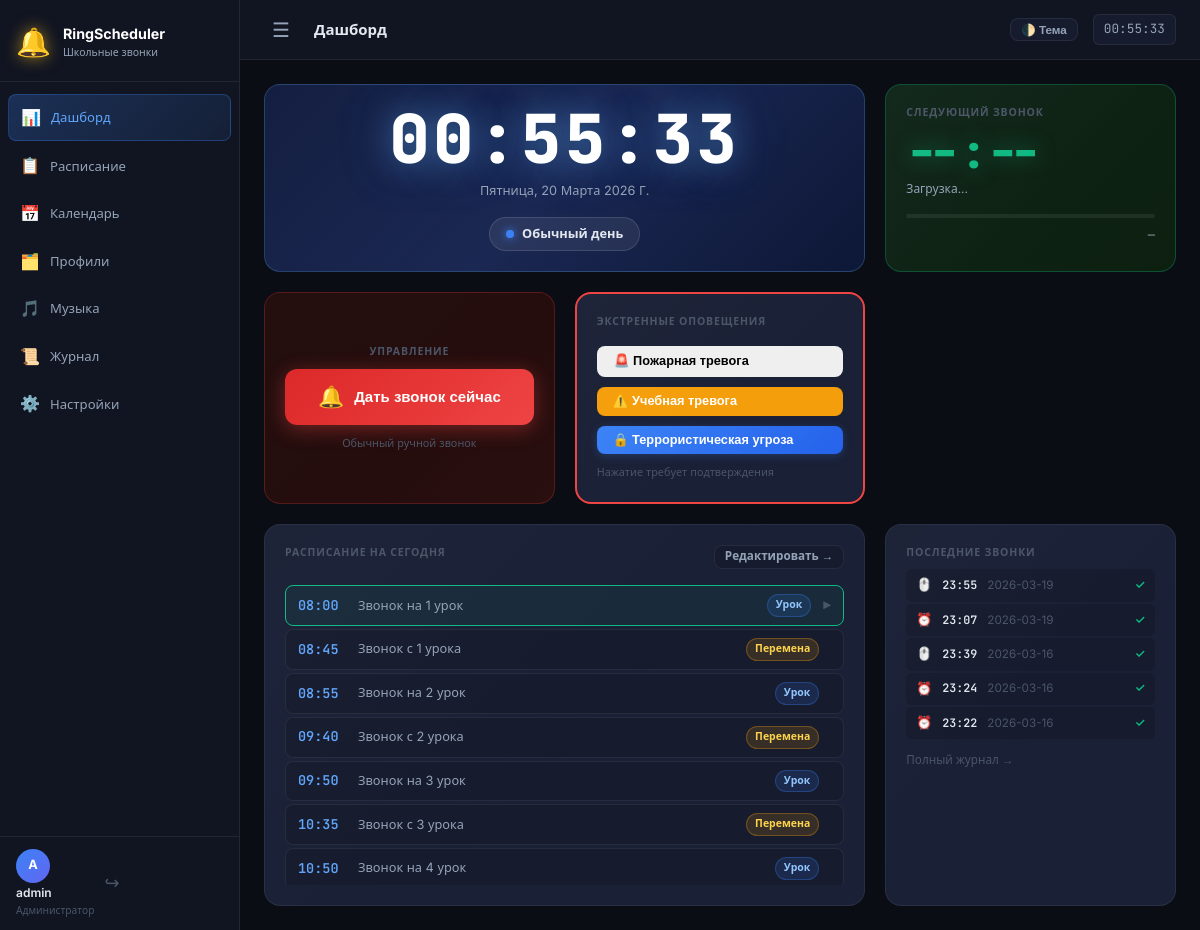
The page / (signed in) on the database its author committed.
### tables this page shows
CREATE TABLE users (
            id INTEGER PRIMARY KEY AUTOINCREMENT,
            username TEXT UNIQUE NOT NULL,
            password_hash TEXT NOT NULL,
            is_admin INTEGER NOT NULL DEFAULT 0
        );

CREATE TABLE profiles (
            id INTEGER PRIMARY KEY AUTOINCREMENT,
            name TEXT UNIQUE NOT NULL,
            description TEXT DEFAULT '',
            color TEXT DEFAULT '#3b82f6',
            is_active INTEGER NOT NULL DEFAULT 0
        );

CREATE TABLE bells (
            id INTEGER PRIMARY KEY AUTOINCREMENT,
            profile_id INTEGER NOT NULL,
            hour INTEGER NOT NULL,
            minute INTEGER NOT NULL,
            label TEXT DEFAULT '',
            sound_file TEXT DEFAULT '',
            duration INTEGER DEFAULT 5,
            bell_type TEXT DEFAULT 'lesson',
            enabled INTEGER NOT NULL DEFAULT 1,
            FOREIGN KEY (profile_id) REFERENCES profiles(id) ON DELETE CASCADE
        );

CREATE TABLE ring_log (
            id INTEGER PRIMARY KEY AUTOINCREMENT,
            profile_id INTEGER,
            bell_id INTEGER,
            triggered_at TEXT NOT NULL,
            trigger_type TEXT DEFAULT 'auto',
            success INTEGER DEFAULT 1,
            notes TEXT DEFAULT ''
        );

### app.py (the view)
    @app.route("/")
    @login_required
    def dashboard():
        state = sched.get_state()
        profile = db.get_profile_for_today()
        bells = db.list_bells(profile["id"]) if profile else []
        log = db.get_ring_log(20)
        return render_template(
            "dashboard.html",
            state=state,
            profile=profile,
            bells=bells,
            ring_log=log,
        )

### auth.py (called while the page is built)
def login_required(f):
    @functools.wraps(f)
    def decorated(*args, **kwargs):
        if SESSION_KEY not in session:
            return redirect(url_for("auth.login", next=request.path))
        user = db.get_user_by_id(session[SESSION_KEY])
        if not user:
            session.clear()
            return redirect(url_for("auth.login"))
        g.user = user
        return f(*args, **kwargs)
    return decorated

### database.py (called while the page is built)
def get_db():
    conn = sqlite3.connect(DB_PATH)
    conn.row_factory = sqlite3.Row
    conn.execute("PRAGMA journal_mode=WAL")
    conn.execute("PRAGMA foreign_keys=ON")
    return conn

def get_user_by_id(uid):
    conn = get_db()
    row = conn.execute("SELECT * FROM users WHERE id = ?", (uid,)).fetchone()
    conn.close()
    return dict(row) if row else None

def list_bells(profile_id):
    conn = get_db()
    rows = conn.execute(
        "SELECT * FROM bells WHERE profile_id = ? ORDER BY hour, minute",
        (profile_id,)
    ).fetchall()
    conn.close()
    return [dict(r) for r in rows]

def get_ring_log(limit=50):
    conn = get_db()
    rows = conn.execute(
        "SELECT * FROM ring_log ORDER BY id DESC LIMIT ?", (limit,)
    ).fetchall()
    conn.close()
    return [dict(r) for r in rows]

### scheduler.py (called while the page is built)
def get_state() -> dict:
    return dict(_state)

### templates/dashboard.html (shortened to what this page needs)
{% extends "base.html" %}
{% block page_title %}Дашборд{% endblock %}
{% block content %}
<div class="dashboard-grid">
    <div class="card card-clock">
        <div class="clock-display">
            <div class="clock-time" id="clockTime">--:--:--</div>
            <div class="clock-date" id="clockDate"></div>
        </div>
        <div class="clock-meta">
            <div class="profile-badge" id="profileBadge" style="--profile-color: {{ profile.color if profile else '#3b82f6' }}">
                <span class="badge-dot"></span>
                <span id="profileName">{{ profile.name if profile else 'Нет профиля' }}</span>
            </div>
        </div>
    </div>
    <div class="card card-next-bell" id="nextBellCard">
        <div class="card-label">Следующий звонок</div>
        <div class="next-bell-time" id="nextBellTime">--:--</div>
        <div class="next-bell-label" id="nextBellLabel">Загрузка...</div>
        <div class="next-bell-countdown">
            <div class="countdown-bar-wrap">
            </div>
            <div class="countdown-text" id="countdownText">—</div>
        </div>
    </div>
    <div class="card card-ring-now">
        <div class="card-label">Управление</div>
        <button class="btn-ring-now" id="btnRingNow" onclick="ringNow()">
            <span class="ring-now-icon">🔔</span>
            <span>Дать звонок сейчас</span>
        </button>
        <p class="ring-now-hint">Обычный ручной звонок</p>
    </div>
    <div class="card card-emergency" style="border: 2px solid #ef4444;">
        <div class="card-label text-danger">Экстренные оповещения</div>
        <div style="display: flex; flex-direction: column; gap: 10px; margin-top: 15px;">
            <button class="btn btn-danger" onclick="triggerEmergency('fire', 'ПОЖАРНУЮ ТРЕВОГУ')">
                🚨 Пожарная тревога
            </button>
            <button class="btn btn-warning" style="background-color: #f59e0b; color: #fff; border: none;" onclick="triggerEmergency('drill', 'УЧЕБНУЮ ТРЕВОГУ')">
                ⚠️ Учебная тревога
            </button>
            <button class="btn btn-primary" style="background-color: #6366f1; border: none;" onclick="triggerEmergency('lockdown', 'ТЕРРОРИСТИЧЕСКУЮ УГРОЗУ')">
                🔒 Террористическая угроза
            </button>
        </div>
        <p class="ring-now-hint mt-3">Нажатие требует подтверждения</p>
    </div>
    <div class="card card-today-schedule">
        <div class="card-header-row">
            <div class="card-label">Расписание на сегодня</div>
            {% if profile %}
            <a href="{{ url_for('schedule', profile_id=profile.id) }}" class="btn btn-sm btn-ghost">Редактировать →</a>
            {% endif %}
        </div>
        {% if bells %}
        <div class="bell-list">
            {% for bell in bells %}
            <div class="bell-item {% if not bell.enabled %}bell-disabled{% endif %}" data-hour="{{ bell.hour }}" data-minute="{{ bell.minute }}">
                <span class="bell-time">{{ '%02d:%02d'|format(bell.hour, bell.minute) }}</span>
                <span class="bell-label">{{ bell.label or '—' }}</span>
                <span class="bell-type-badge bell-type-{{ bell.bell_type }}">
                    {{ {'lesson': 'Урок', 'break': 'Перемена', 'end': 'Конец'}.get(bell.bell_type, bell.bell_type) }}
                </span>
                <span class="bell-passed-indicator" data-hour="{{ bell.hour }}" data-minute="{{ bell.minute }}"></span>
            </div>
            {% endfor %}
        </div>
        {% endif %}
    </div>
    <div class="card card-log">
        <div class="card-label">Последние звонки</div>
        {% if ring_log %}
        <div class="log-list">
            {% for entry in ring_log[:8] %}
            <div class="log-entry">
                <span class="log-type log-type-{{ entry.trigger_type }}">
                    {{ '🖱️' if entry.trigger_type == 'manual' else '⏰' }}
                </span>
                <span class="log-time">{{ entry.triggered_at[11:16] }}</span>
                <span class="log-date">{{ entry.triggered_at[:10] }}</span>
                <span class="log-status {{ 'log-ok' if entry.success else 'log-fail' }}">
                    {{ '✓' if entry.success else '✗' }}
                </span>
            </div>
            {% endfor %}
        </div>
        <a href="{{ url_for('log_view') }}" class="log-more-link">Полный журнал →</a>
        {% else %}
        <div class="empty-state"><span>📋</span><p>Журнал пуст</p></div>
        {% endif %}
    </div>
</div>
{% endblock %}

### templates/base.html (shortened to what this page needs)
<!DOCTYPE html>
<html lang="ru">
<head>
    <link rel="stylesheet" href="{{ url_for('static', filename='css/style.css') }}">
</head>
<body>
    <div class="layout">
        <aside class="sidebar" id="sidebar">
            <div class="sidebar-header">
                <div class="logo">
                    <span class="logo-icon">🔔</span>
                    <div class="logo-text">
                        <span class="logo-title">RingScheduler</span>
                        <span class="logo-sub">Школьные звонки</span>
                    </div>
                </div>
            </div>
            <nav class="sidebar-nav">
                <a href="{{ url_for('dashboard') }}"
                    class="nav-item {% if request.endpoint == 'dashboard' %}active{% endif %}">
                    <span class="nav-icon">📊</span>
                    <span>Дашборд</span>
                </a>
                <a href="{{ url_for('schedule') }}"
                    class="nav-item {% if request.endpoint == 'schedule' %}active{% endif %}">
                    <span class="nav-icon">📋</span>
                    <span>Расписание</span>
                </a>
                <a href="{{ url_for('calendar') }}"
                    class="nav-item {% if request.endpoint == 'calendar' %}active{% endif %}">
                    <span class="nav-icon">📅</span>
                    <span>Календарь</span>
                </a>
                <a href="{{ url_for('profiles') }}"
                    class="nav-item {% if request.endpoint == 'profiles' %}active{% endif %}">
                    <span class="nav-icon">🗂️</span>
                    <span>Профили</span>
                </a>
                <a href="{{ url_for('music') }}"
                    class="nav-item {% if request.endpoint == 'music' %}active{% endif %}">
                    <span class="nav-icon">🎵</span>
                    <span>Музыка</span>
                </a>
                <a href="{{ url_for('log_view') }}"
                    class="nav-item {% if request.endpoint == 'log_view' %}active{% endif %}">
                    <span class="nav-icon">📜</span>
                    <span>Журнал</span>
                </a>
                {% if current_user and current_user.is_admin %}
                <a href="{{ url_for('settings') }}"
                    class="nav-item {% if request.endpoint == 'settings' %}active{% endif %}">
                    <span class="nav-icon">⚙️</span>
                    <span>Настройки</span>
                </a>
                {% endif %}
            </nav>
            <div class="sidebar-footer">
                <div class="user-info">
                    <div class="user-avatar">{{ (current_user.username[0] if current_user else 'A')|upper }}</div>
                    <div class="user-details">
                        <span class="user-name">{{ current_user.username if current_user else 'Гость' }}</span>
                        <span class="user-role">{{ 'Администратор' if current_user and current_user.is_admin else
                            'Пользователь' }}</span>
                    </div>
                </div>
                <a href="{{ url_for('auth.logout') }}" class="btn-logout" title="Выйти">&#x21AA;</a>
            </div>
        </aside>
        <main class="main-content">
            <div class="topbar">
                <button class="sidebar-toggle" onclick="toggleSidebar()" id="sidebarToggle">☰</button>
                <div class="topbar-title">{% block page_title %}{% endblock %}</div>
                <div class="topbar-actions" style="display: flex; align-items: center; gap: 15px;">
                    <button id="themeToggleBtn" class="btn btn-ghost btn-sm" onclick="toggleTheme()" title="Переключить тему">🌓 Тема</button>
                    <div class="topbar-time" id="topbarTime"></div>
                </div>
            </div>
            <div class="content-area">
                {% block content %}{% endblock %}
            </div>
        </main>
    </div>
</body>
</html>

### rows shown on the page
users: username "A", username "admin", is_admin "Администратор"
profiles: name "Обычный день"
bells: hour+minute "08:00", label "Звонок на 1 урок", bell_type "Урок"
bells: hour+minute "08:45", label "Звонок с 1 урока", bell_type "Перемена"
bells: hour+minute "08:55", label "Звонок на 2 урок", bell_type "Урок"
bells: hour+minute "09:40", label "Звонок с 2 урока", bell_type "Перемена"
bells: hour+minute "09:50", label "Звонок на 3 урок", bell_type "Урок"
bells: hour+minute "10:35", label "Звонок с 3 урока", bell_type "Перемена"
bells: hour+minute "10:50", label "Звонок на 4 урок", bell_type "Урок"
ring_log: trigger_type "🖱️", triggered_at "23:55", triggered_at "2026-03-19", success "✓"
ring_log: trigger_type "⏰", triggered_at "23:07", triggered_at "2026-03-19", success "✓"
ring_log: trigger_type "🖱️", triggered_at "23:39", triggered_at "2026-03-16", success "✓"
ring_log: trigger_type "⏰", triggered_at "23:24", triggered_at "2026-03-16", success "✓"
ring_log: trigger_type "⏰", triggered_at "23:22", triggered_at "2026-03-16", success "✓"
